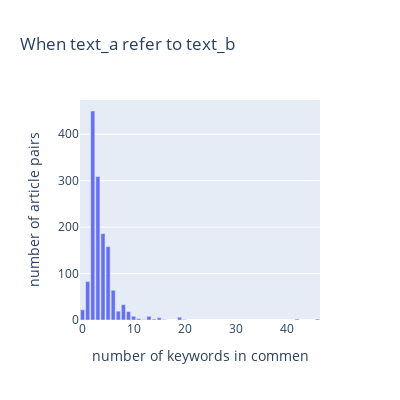

This figure's notebook cell:
### Code cell
import plotly.express as px

like_stat = pd.DataFrame(list(com_num_like.items()),
                   columns=['number of keywords in commen', 'number of article pairs'])

fig = px.bar(like_stat, x='number of keywords in commen', y='number of article pairs',\
             title="When text_a refer to text_b", width=400, height=400)
fig.show()

### Figure 1 — Plotly figure (JSON) as saved in the notebook; plotly's stock layout.template omitted (floating-point values rounded to 4 significant figures)
{"data": [{"alignmentgroup": "True", "hovertemplate": "number of keywords in commen=%{x}<br>number of article pairs=%{y}<extra></extra>", "legendgroup": "", "marker": {"color": "#636efa", "pattern": {"shape": ""}}, "name": "", "offsetgroup": "", "orientation": "v", "showlegend": false, "textposition": "auto", "type": "bar", "x": [0, 1, 3, 6, 7, 4, 2, 5, 42, 14, 8, 13, 9, 10, 12, 11, 46, 15, 20, 19, 16], "xaxis": "x", "y": [22, 83, 309, 64, 19, 186, 450, 158, 2, 2, 33, 8, 18, 8, 1, 3, 2, 5, 1, 6, 1], "yaxis": "y"}], "layout": {"barmode": "relative", "height": 400, "legend": {"tracegroupgap": 0}, "title": {"text": "When text_a refer to text_b"}, "width": 400, "xaxis": {"anchor": "y", "domain": [0, 1], "title": {"text": "number of keywords in commen"}}, "yaxis": {"anchor": "x", "domain": [0, 1], "title": {"text": "number of article pairs"}}}}
